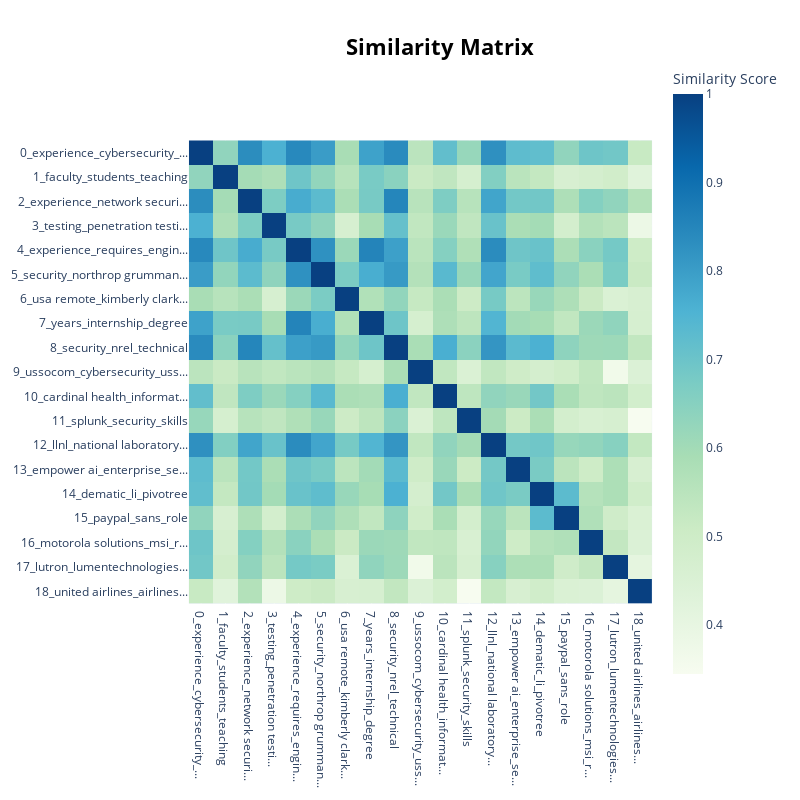

This figure's notebook cell:
### Code cell
topic_model_in.visualize_heatmap()

### Figure 1 — Plotly figure (JSON) as saved in the notebook; plotly's stock layout.template omitted (floating-point values rounded to 4 significant figures; data arrays with more than 128 entries replaced by an {"elided": "..."} marker saying what was removed)
{"data": [{"coloraxis": "coloraxis", "hovertemplate": "x: %{x}<br>y: %{y}<br>Similarity Score: %{z}<extra></extra>", "name": "0", "type": "heatmap", "x": ["0_experience_cybersecurity_...", "1_faculty_students_teaching", "2_experience_network securi...", "3_testing_penetration testi...", "4_experience_requires_engin...", "5_security_northrop grumman...", "6_usa remote_kimberly clark...", "7_years_internship_degree", "8_security_nrel_technical", "9_ussocom_cybersecurity_uss...", "10_cardinal health_informat...", "11_splunk_security_skills", "12_llnl_national laboratory...", "13_empower ai_enterprise_se...", "14_dematic_li_pivotree", "15_paypal_sans_role", "16_motorola solutions_msi_r...", "17_lutron_lumentechnologies...", "18_united airlines_airlines..."], "xaxis": "x", "y": ["0_experience_cybersecurity_...", "1_faculty_students_teaching", "2_experience_network securi...", "3_testing_penetration testi...", "4_experience_requires_engin...", "5_security_northrop grumman...", "6_usa remote_kimberly clark...", "7_years_internship_degree", "8_security_nrel_technical", "9_ussocom_cybersecurity_uss...", "10_cardinal health_informat...", "11_splunk_security_skills", "12_llnl_national laboratory...", "13_empower ai_enterprise_se...", "14_dematic_li_pivotree", "15_paypal_sans_role", "16_motorola solutions_msi_r...", "17_lutron_lumentechnologies...", "18_united airlines_airlines..."], "yaxis": "y", "z": {"elided": "19x19 float values"}}], "layout": {"coloraxis": {"colorbar": {"title": {"text": "Similarity Score"}}, "colorscale": [[0, "rgb(247,252,240)"], [0.125, "rgb(224,243,219)"], [0.25, "rgb(204,235,197)"], [0.375, "rgb(168,221,181)"], [0.5, "rgb(123,204,196)"], [0.625, "rgb(78,179,211)"], [0.75, "rgb(43,140,190)"], [0.875, "rgb(8,104,172)"], [1, "rgb(8,64,129)"]]}, "height": 800, "hoverlabel": {"bgcolor": "white", "font": {"family": "Rockwell", "size": 16}}, "legend": {"title": {"text": "Trend"}}, "margin": {"t": 60}, "showlegend": true, "title": {"font": {"color": "Black", "size": 22}, "text": "<b>Similarity Matrix</b>", "x": 0.55, "xanchor": "center", "y": 0.95, "yanchor": "top"}, "width": 800, "xaxis": {"anchor": "y", "constrain": "domain", "domain": [0, 1], "scaleanchor": "y"}, "yaxis": {"anchor": "x", "autorange": "reversed", "constrain": "domain", "domain": [0, 1]}}}
